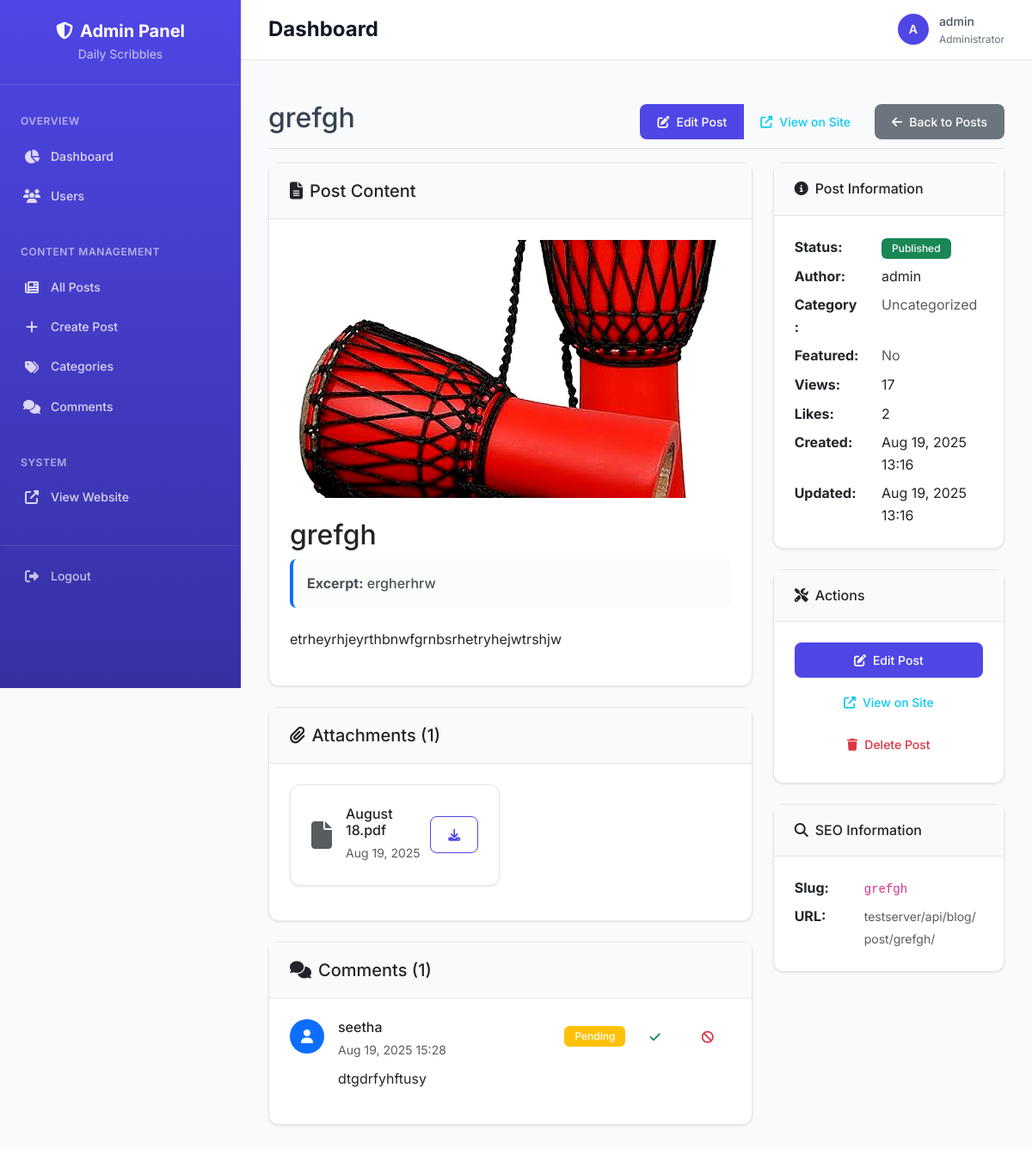
The page /adminpanel/blogs/1/ (signed in) on the database as committed earlier.
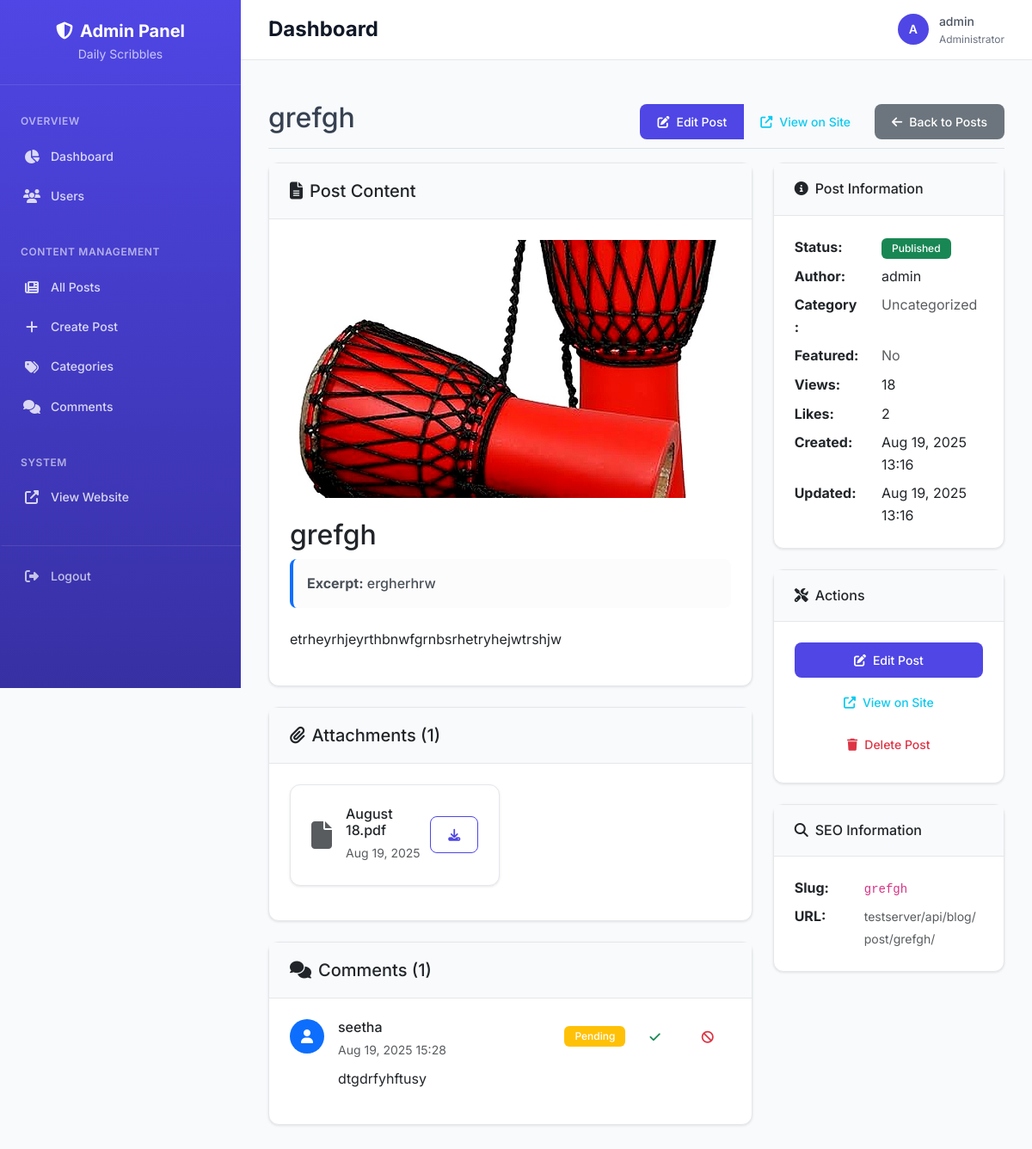
The same page on the database as committed later.
### blog/models.py (models this page shows, shortened)
class BlogPost(models.Model):
    STATUS_CHOICES = [
        ('draft', 'Draft'),
        ('published', 'Published'),
    ]
    title = models.CharField(max_length=200)
    slug = models.SlugField(max_length=200, unique=True, blank=True)
    author = models.ForeignKey(User, on_delete=models.CASCADE, related_name='blog_posts')
    category = models.ForeignKey(Category, on_delete=models.SET_NULL, null=True, blank=True, related_name='posts')
    content = models.TextField()
    excerpt = models.TextField(max_length=300, blank=True, help_text="Brief description of the post")
    featured_image = models.ImageField(upload_to='blog/images/', blank=True, null=True)
    status = models.CharField(max_length=10, choices=STATUS_CHOICES, default='draft')
    is_featured = models.BooleanField(default=False)
    view_count = models.PositiveIntegerField(default=0)
    like_count = models.PositiveIntegerField(default=0)
    created_at = models.DateTimeField(auto_now_add=True)
    updated_at = models.DateTimeField(auto_now=True)
    class Meta:
        ordering = ['-created_at']
    def get_absolute_url(self):
        return reverse('blog:post_detail', kwargs={'slug': self.slug})

### userapp/models.py (models this page shows, shortened)
class CustomUser(AbstractUser):
    email = models.EmailField(unique=True)

### adminpanel/views.py (the view)
# urls.py: path('blogs/<int:blog_id>/', views.blog_detail, name='blog_detail'),
@login_required
@user_passes_test(is_admin)
def blog_detail(request, blog_id):
    blog = get_object_or_404(BlogPost, id=blog_id)
    attachments = blog.attachments.all()
    comments = blog.comments.all().select_related('author').order_by('-created_at')
    context = {
        'blog': blog,
        'attachments': attachments,
        'comments': comments,
    }
    return render(request, 'adminpanel/blog_detail.html', context)

### adminpanel/views.py (called while the page is built)
def is_admin(user):
    return user.is_authenticated and (user.is_staff or user.is_superuser)

### templates/adminpanel/blog_detail.html (shortened to what the changed rows need)
{% extends 'adminpanel/base.html' %}
{% block content %}
<div class="d-flex justify-content-between flex-wrap flex-md-nowrap align-items-center pt-3 pb-2 mb-3 border-bottom">
    <h1 class="h2">{{ blog.title|truncatechars:50 }}</h1>
    <div class="btn-toolbar mb-2 mb-md-0">
        <div class="btn-group me-2">
        </div>
        <a href="{% url 'adminpanel:blog_management' %}" class="btn btn-secondary">
        </a>
    </div>
</div>
<div class="row">
    <div class="col-lg-8">
        <div class="card mb-4">
            <div class="card-body">
                {% if blog.featured_image %}
                    <div class="mb-4">
                        <img src="{{ blog.featured_image.url }}" alt="{{ blog.title }}"
                             class="img-fluid rounded" style="max-height: 300px; width: 100%; object-fit: cover;">
                    </div>
                {% endif %}
                <h2>{{ blog.title }}</h2>
                {% if blog.excerpt %}
                    <div class="alert alert-light border-start border-primary border-4 mb-4">
                        <strong>Excerpt:</strong> {{ blog.excerpt }}
                    </div>
                {% endif %}
                <div class="content">
                    {{ blog.content|linebreaks }}
                </div>
            </div>
        </div>
    </div>
    <div class="col-lg-4">
        <div class="card mb-4">
            <div class="card-body">
                <div class="row mb-2">
                    <div class="col-sm-5"><strong>Author:</strong></div>
                    <div class="col-sm-7">{{ blog.author.username }}</div>
                </div>
                <div class="row mb-2">
                    <div class="col-sm-5"><strong>Views:</strong></div>
                    <div class="col-sm-7">{{ blog.view_count }}</div>
                </div>
                <div class="row mb-2">
                    <div class="col-sm-5"><strong>Likes:</strong></div>
                    <div class="col-sm-7">{{ blog.like_count }}</div>
                </div>
                <div class="row mb-2">
                    <div class="col-sm-5"><strong>Created:</strong></div>
                    <div class="col-sm-7">{{ blog.created_at|date:"M d, Y H:i" }}</div>
                </div>
                <div class="row">
                    <div class="col-sm-5"><strong>Updated:</strong></div>
                    <div class="col-sm-7">{{ blog.updated_at|date:"M d, Y H:i" }}</div>
                </div>
            </div>
        </div>
        <div class="card">
            <div class="card-body">
                <div class="row mb-2">
                    <div class="col-sm-8">
                        <code>{{ blog.slug }}</code>
                    </div>
                </div>
                <div class="row">
                    <div class="col-sm-8">
                        <small class="text-muted">{{ request.get_host }}{{ blog.get_absolute_url }}</small>
                    </div>
                </div>
            </div>
        </div>
    </div>
</div>
{% endblock %}

Rows that differ between the two databases and show on the page:
changed BlogPost "grefgh": view_count "17" → "18"
